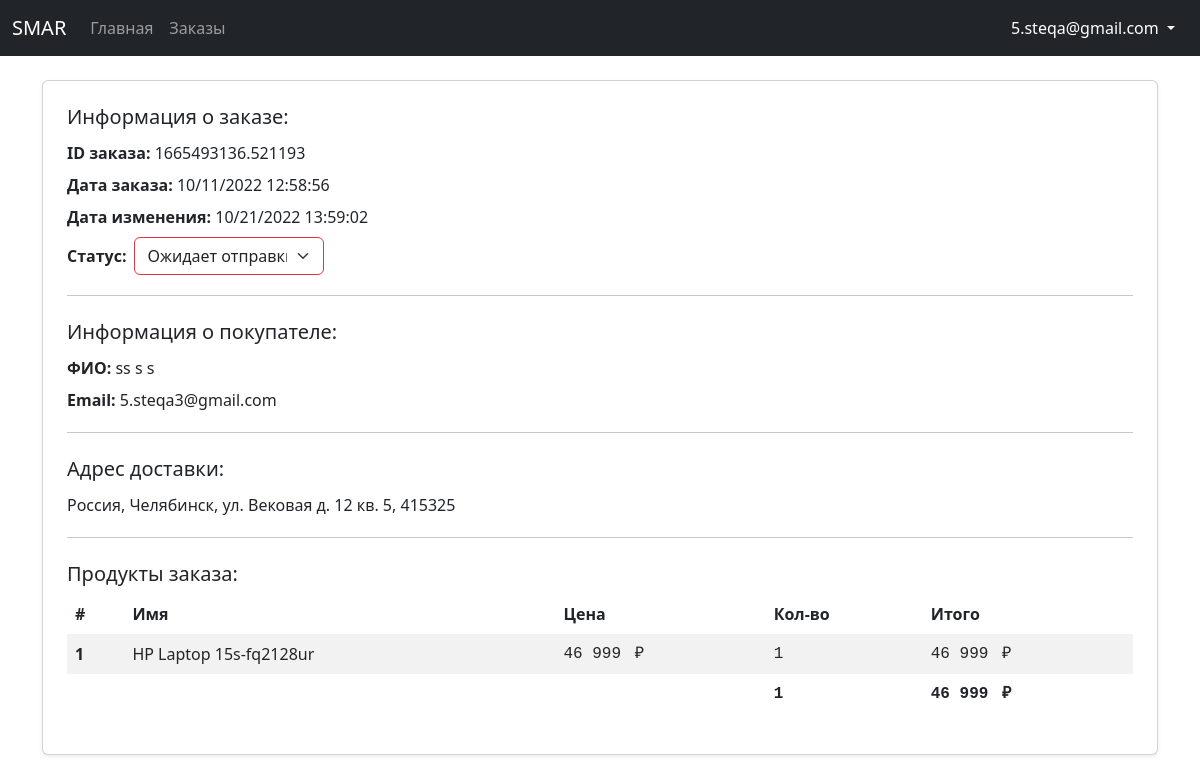
The page /dashboard/order/8/ (signed in) on the database its author committed.
### authentication/models.py (models this page shows)
class CustomUser(AbstractUser):
    email = models.EmailField(_('email address'), unique=True)
    fio = models.CharField(_('ФИО'), max_length=200)
    USERNAME_FIELD = 'email'
    REQUIRED_FIELDS = []

### store/models.py (models this page shows, shortened)
class Order(models.Model):
    ORDER_STATUSES = [
        (False, 'Не оформлен'),
        ('1', 'Ожидает отправки'),
        ('2', 'Отправлен'),
        ('3', 'Выполнен'),
    ]
    customer = models.ForeignKey(CustomUser, on_delete=models.SET_NULL, null=True)
    date_ordered = models.DateTimeField(auto_now_add=True)
    date_updated = models.DateTimeField(auto_now=True)
    status = models.CharField(max_length=16, choices=ORDER_STATUSES, default=False)
    transaction_id = models.CharField(max_length=200)
    @property
    def get_total_order_price(self):
        order_items = self.orderitem_set.all()
        total_price = sum(item.get_total_items_price for item in order_items)
        return total_price
    @property
    def get_total_order_quantity(self):
        order_items = self.orderitem_set.all()
        total_quantity = sum(item.quantity for item in order_items)
        return total_quantity

class ShippingAddress(models.Model):
    customer = models.ForeignKey(CustomUser, on_delete=models.SET_NULL, null=True)
    order = models.ForeignKey(Order, on_delete=models.SET_NULL, null=True)
    address = models.CharField(max_length=200)
    city = models.CharField(max_length=200)
    country = models.CharField(max_length=200)
    postcode = models.CharField(max_length=200)
    date_added = models.DateTimeField(auto_now_add=True)

class OrderItem(models.Model):
    product = models.ForeignKey(Product, on_delete=models.SET_NULL, null=True)
    order = models.ForeignKey(Order, on_delete=models.SET_NULL, null=True)
    quantity = models.SmallIntegerField(default=0)
    date_added = models.DateTimeField(auto_now_add=True)
    @property
    def get_total_items_price(self):
        total_price = self.product.price * self.quantity
        return total_price

class Product(models.Model):
    name = models.CharField(max_length=44)
    price = models.DecimalField(max_digits=9, decimal_places=2)
    image = models.ImageField()

### authentication/decorators.py (the view)
        def wrapper_func(request, *args, **kwargs):
            if request.user.groups.exists():
                for group in request.user.groups.all():
                    if group.name in allowed_roles:
                        return view_func(request, *args, **kwargs)
            return redirect('store')

### sales_dashboard/views.py (called while the page is built, shortened)
@allowed_users(allowed_roles=['seller'])
def order(request, pk):
    order = Order.objects.get(pk=pk)
    order_items = order.orderitem_set.all()
    shipping_address = order.shippingaddress_set.get()
    context = {
        'order': order,
        'order_items': order_items,
        'shipping_address': shipping_address,
    }
    return render(request, 'sales_dashboard/order-detail.html', context)

### sales_dashboard/templates/sales_dashboard/order-detail.html (shortened to what this page needs)
{% extends 'sales_dashboard/base.html' %}
{% load static %}
{% block content %}
<div class="my-4">
    <div class="card shadow-sm mb-4 p-4">
        <h5>Информация о заказе:</h5>
        <p class="my-1">
            <span class="fw-semibold">ID заказа:</span>
            {{ order.transaction_id }}
        </p>
        <p class="my-1">
            <span class="fw-semibold">Дата заказа:</span>
            {{ order.date_ordered|date:"m/d/Y G:i:s" }}
        </p>
        <p class="my-1">
            <span class="fw-semibold">Дата изменения:</span>
            <span id="dateUpdated">{{ order.date_updated|date:"m/d/Y G:i:s" }}</span>
        </p>
        <p class="my-1 d-flex align-items-center">
            <span class="fw-semibold me-2">Статус:</span>
            <select class="form-control form-select" id="status" aria-label="Default select example"
                style="width: 190px;">
                <option value="1" {% if order.status == '1' %} selected {% endif %}>Ожидает отправки</option>
            </select>
        </p>
        <hr>
        <h5 class="my-2">Информация о покупателе:</h5>
        <p class="my-1">
            <span class="fw-semibold">ФИО:</span>
            {{ order.customer.fio }}
        </p>
        <p class="my-1">
            <span class="fw-semibold">Email:</span>
            {{ order.customer.email }}
        </p>
        <hr>
        <h5 class="my-2">Адрес доставки:</h5>
        <p class="my-1">
            {{ shipping_address.country }},
            {{ shipping_address.city }},
            {{ shipping_address.address }},
            {{ shipping_address.postcode }}
        </p>
        <hr>
        <h5 class="my-2">Продукты заказа:</h4>
            <table class="table table-striped table-borderless">
                <thead>
                    <tr>
                        <th scope="col">#</th>
                        <th scope="col">Имя</th>
                        <th scope="col">Цена</th>
                        <th scope="col">Кол-во</th>
                        <th scope="col">Итого</th>
                    </tr>
                </thead>
                <tbody id="orders">
                    {% for item in order_items %}
                    <tr>
                        <th scope="row">
                        </th>
                        <td>{{ item.product.name }}</td>
                        <td class="font-monospace">
                            {{ item.product.price|floatformat:"-2g"}}
                            <span class="ms-1 not-select">₽</span>
                        </td>
                        <td class="font-monospace">{{ item.quantity }}</td>
                        <td class="font-monospace">
                            {{item.get_total_items_price|floatformat:"-2g" }}
                            <span class="ms-1 not-select">₽</span>
                        </td>
                    </tr>
                    {% endfor %}
                    <tr>
                        <td colspan="3"></td>
                        <td class="fw-semibold font-monospace">{{order.get_total_order_quantity }}</td>
                        <td class="fw-semibold font-monospace">
                            {{ order.get_total_order_price|floatformat:"-2g" }}
                            <span class="ms-1 not-select">₽</span>
                        </td>
                    </tr>
                </tbody>
            </table>
    </div>
</div>
{% endblock %}

### sales_dashboard/templates/sales_dashboard/base.html (shortened to what this page needs)
<!DOCTYPE html>
{% load static %}
<html lang="en">
<head>
    <link href="https://cdn.jsdelivr.net/npm/bootstrap@5.2.0-beta1/dist/css/bootstrap.min.css" rel="stylesheet"
>
    <link rel="stylesheet" href="{% static 'css/styles.css' %}">
</head>
<body>
    <nav class="navbar navbar-expand-md navbar-dark bg-dark">
        <div class="container-fluid" bis_skin_checked="1">
            <a class="navbar-brand" href="{% url 'dashboard' %}">SMAR</a>
            <div class="collapse navbar-collapse" id="navbarCollapse" bis_skin_checked="1">
                <ul class="navbar-nav me-auto mb-2 mb-md-0">
                    <li class="nav-item">
                        <a class="nav-link {% block active-dashboard %}{% endblock %}" aria-current="page"
                            href="{% url 'dashboard' %}">Главная</a>
                    </li>
                    <li class="nav-item">
                        <a class="nav-link {% block active-orders %}{% endblock %}" aria-current="page"
                            href="{% url 'orders' %}">Заказы</a>
                    </li>
                </ul>
                <div class="d-flex align-items-center">
                    <div class="btn-group">
                        <button type="button" class="btn btn-link dropdown-toggle rounded-4 text-white text-decoration-none" data-bs-toggle="dropdown" aria-expanded="false">
                            {{ request.user }}
                        </button>
                    </div>
                </div>
            </div>
        </div>
    </nav>
    <div class="container">
        {% block content %}
        {% endblock %}
    </div>
</body>
</html>

### static/css/styles.css (style rules this page uses)
.not-select { user-select: none; }
.danger-input { border: 1px solid rgb(220, 53, 69); }

### rows shown on the page
CustomUser: user "5.steqa@gmail.com"
Order: transaction_id "1665493136.521193", date_ordered "10/11/2022 12:58:56", date_updated "10/21/2022 13:59:02", status "Ожидает отправки", customer.fio "ss s s", customer.email "5.steqa3@gmail.com", get_total_order_quantity "1", get_total_order_price "46 999"
ShippingAddress: country "Россия", city "Челябинск", address "ул. Вековая д. 12 кв. 5", postcode "415325"
OrderItem: product.name "HP Laptop 15s-fq2128ur", product.price "46 999", quantity "1", get_total_items_price "46 999"
